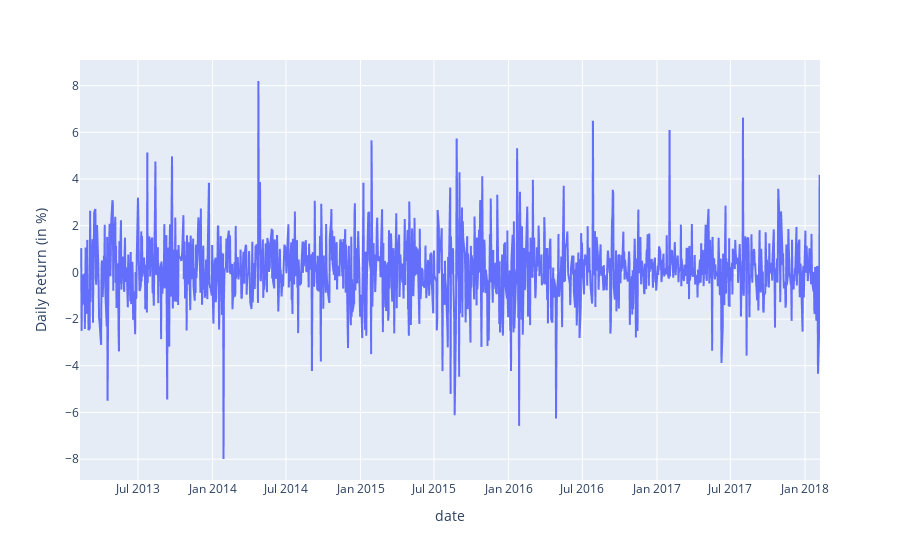

The notebook cell this image was saved under:
### Code cell
#This plot is static it can't be seen in the github repo
import plotly.express as px
px.line(apple, x = "date", y = "Daily Return (in %)")

### Figure 1 — Plotly figure (JSON) as saved in the notebook; plotly's stock layout.template omitted (floating-point values rounded to 4 significant figures; data arrays with more than 128 entries replaced by an {"elided": "..."} marker saying what was removed)
{"data": [{"hovertemplate": "date=%{x}<br>Daily Return (in %)=%{y}<extra></extra>", "legendgroup": "", "line": {"color": "#636efa", "dash": "solid"}, "marker": {"symbol": "circle"}, "mode": "lines", "name": "", "showlegend": false, "type": "scattergl", "x": {"elided": "1259 str values"}, "xaxis": "x", "y": {"elided": "1259 float values"}, "yaxis": "y"}], "layout": {"legend": {"tracegroupgap": 0}, "margin": {"t": 60}, "xaxis": {"anchor": "y", "domain": [0, 1], "title": {"text": "date"}}, "yaxis": {"anchor": "x", "domain": [0, 1], "title": {"text": "Daily Return (in %)"}}}}
